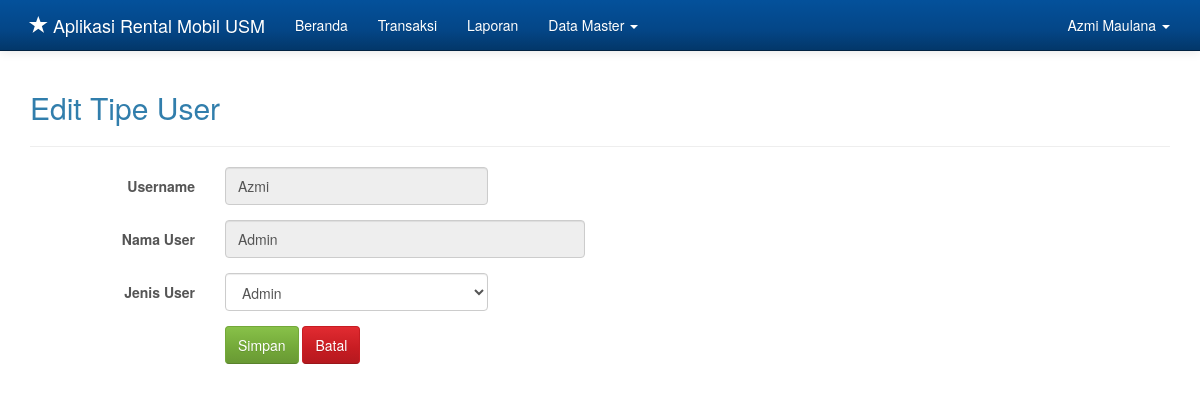
Page /admin.php?hlm=user&aksi=edit&id_user=13 (signed in) on the committed database.
### tables this page shows
CREATE TABLE `user` (
  `id_user` int(11) NOT NULL,
  `username` varchar(25) NOT NULL,
  `password` varchar(50) NOT NULL,
  `nama` varchar(50) NOT NULL,
  `level` int(11) NOT NULL
);

### content/user/userEdit.php (the view, shortened to what this page needs)
<?php
if(empty( $_SESSION['id_user'])){
	$_SESSION['err'] = '<strong>ERROR!</strong> Anda harus login terlebih dahulu.';
	header('Location: ./');
	die();
}
else {
	if(isset($_REQUEST['submit'])){
        $id_user = $_REQUEST['id_user'];
		$level = $_REQUEST['cobLevel'];
        if($id_user == 1){
            header("location: ./admin.php?hlm=user");
            die();
        }
		$sql = mysqli_query($koneksi, "UPDATE user SET level='$level' WHERE id_user='$id_user'");
		if($sql == true){
			header('Location: ./admin.php?hlm=user');
			die();
		} else {
			echo 'ERROR! Periksa penulisan querynya.';
		}
	}
	else {
		$id_user = $_REQUEST['id_user'];
		$sql = mysqli_query($koneksi, "SELECT * FROM user WHERE id_user='$id_user'");
		while($row = mysqli_fetch_array($sql)){
?>
<h2>Edit Tipe User</h2>
<hr>
<form method="post" action="" class="form-horizontal" role="form">
	<div class="form-group">
		<label for="username" class="col-sm-2 control-label">Username</label>
		<div class="col-sm-3">
			<input type="text" class="form-control" id="username" value="<?php echo $row['username']; ?>" name="username" placeholder="Username" readonly>
		</div>
	</div>
	<div class="form-group">
		<label for="nama" class="col-sm-2 control-label">Nama User</label>
		<div class="col-sm-4">
			<input type="text" class="form-control" id="nama" value="<?php echo $row['nama']; ?>" name="txtNama" placeholder="Nama User" readonly>
		</div>
	</div>
	<div class="form-group">
		<label for="jenis" class="col-sm-2 control-label">Jenis User</label>
		<div class="col-sm-3">
			<select name="cobLevel" class="form-control" required>
				<option value="<?php echo $row['level']?>">
				<?php
					$level = $row['level'];
					if($level == 1){
						echo 'Admin';
					} else {
						echo 'User';
					}
				?>
				</option>
			</select>
		</div>
	</div>
	<div class="form-group">
		<div class="col-sm-offset-2 col-sm-10">
			<button type="submit" name="submit" class="btn btn-success">Simpan</button>
			<a href="./admin.php?hlm=user" class="btn btn-danger">Batal</a>
		</div>
	</div>
</form>
<?php
    }
	}
}
?>

### admin.php (style rules this page uses)
body { min-height: 200px; padding-top: 70px; }

### rows in the picture
user: username "Azmi", txtNama "Admin", cobLevel "Admin"

### other values in the picture
$_SESSION['nama'] "Azmi Maulana"
